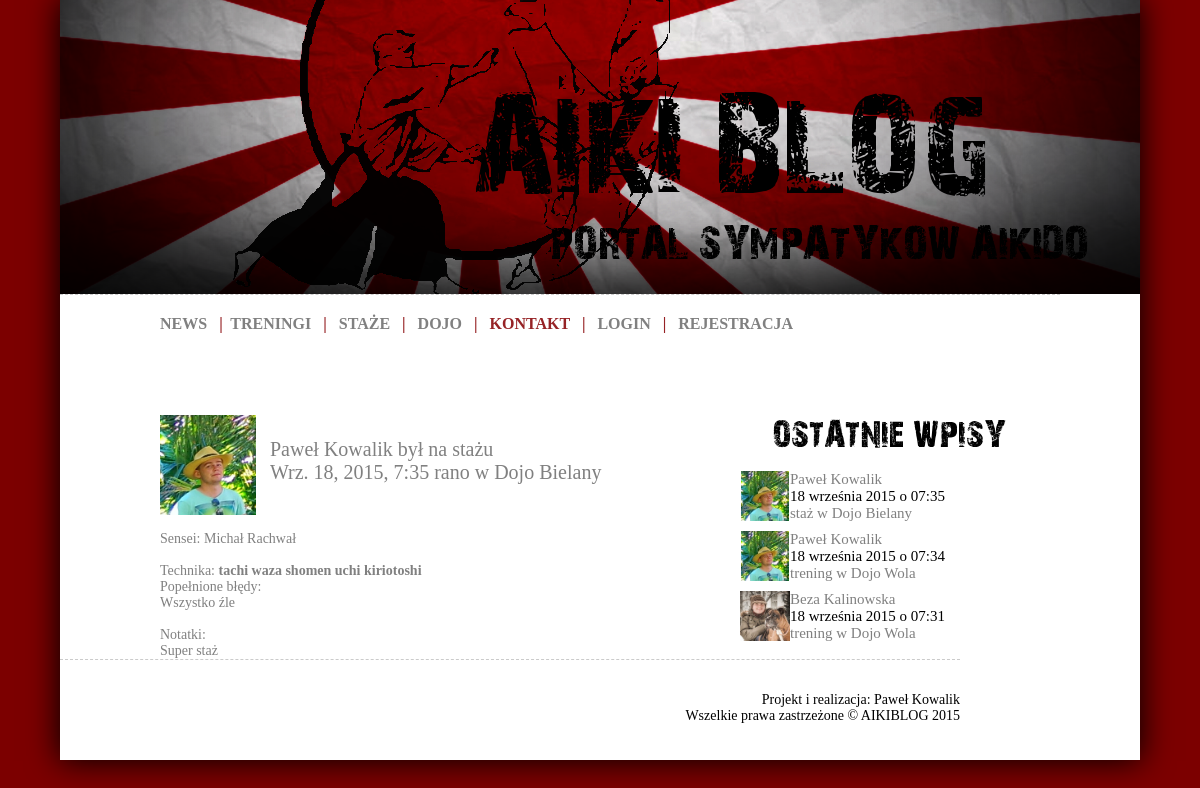
/training/pawelkowalik-2015-09-18-07-35-dojo-bielany/, run on an earlier commit of the app's database.
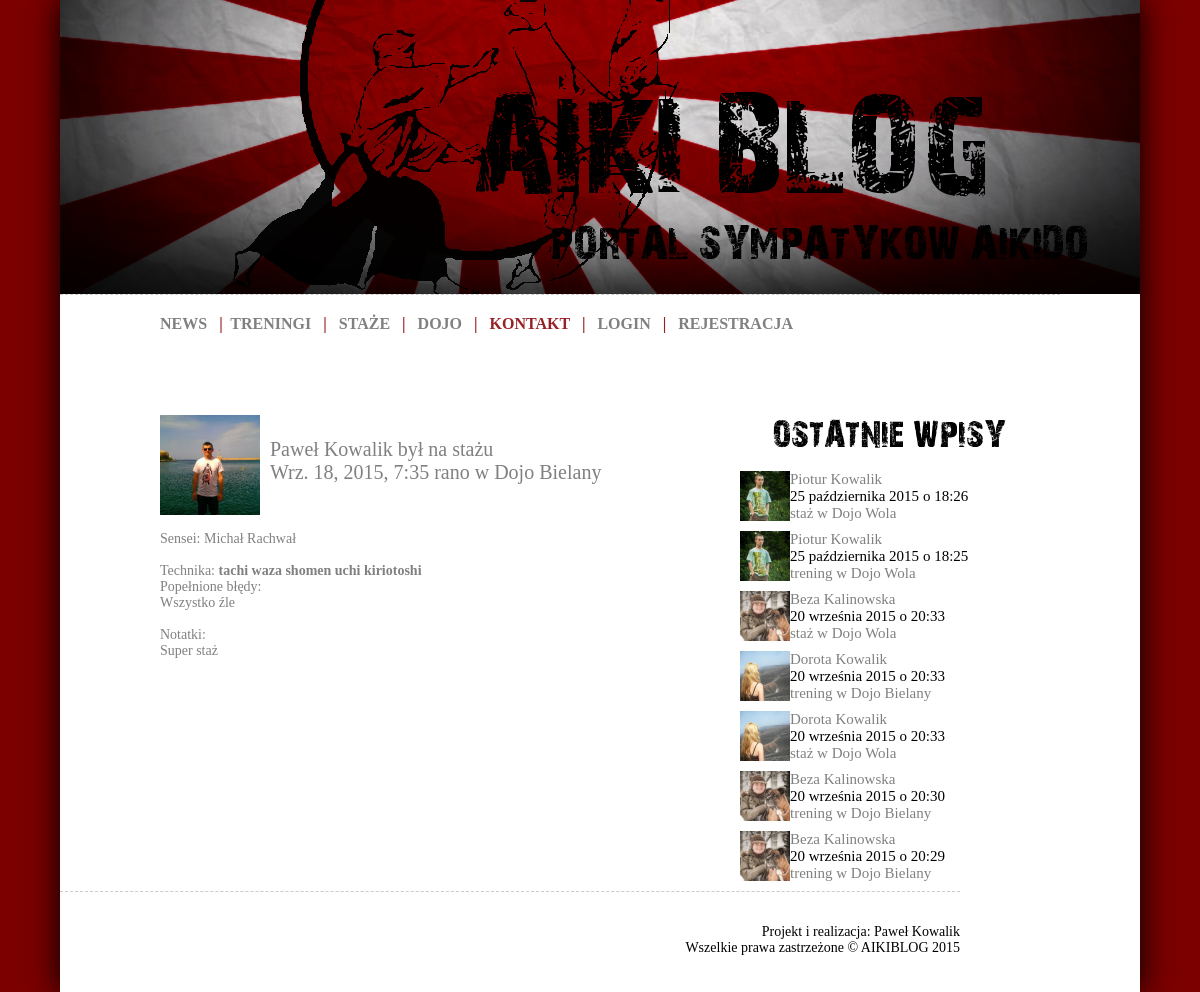
And on a later commit of the database.
### aikiblog/models.py (models this page shows, shortened)
class Training(models.Model):
    TYPE = (
        ('T','trening'),
        ('S','staż'),
    )
    user = models.ForeignKey(User, verbose_name='Ćwiczący')
    date = models.DateTimeField('Data treningu')
    place = models.ForeignKey(Dojo, verbose_name='Miejsce treningu')
    sensei = models.ForeignKey(Sensei, verbose_name='Sensei')
    slug = models.SlugField('Odnosnik', max_length=50)
    techniques = models.ManyToManyField(TechTren, verbose_name='Techniki')
    type = models.CharField(max_length=1, choices=TYPE, verbose_name='Typ')
    notes = models.TextField(verbose_name="Notatki")
    class Meta:
        verbose_name = "Trening"
        verbose_name_plural = "Treningi"

class User(AbstractUser):
    SEX = (
        ('K','Kobieta'),
        ('M','Mężczyzna'),
    )
    avatar = models.ImageField(upload_to='static/avatars/%Y/%m/%d', null=True, blank=True)
    start_year = models.IntegerField(null=True, blank=True, verbose_name='Trenuje od')
    about_text = models.TextField(null=True, blank=True, verbose_name='O mnie')
    sex = models.CharField(max_length=1, choices=SEX, verbose_name='Płeć')

class TechTren(models.Model):
    user = models.ForeignKey(User, verbose_name='Ćwiczący')
    date = models.DateField('Data treningu')
    stand = models.ForeignKey(Stand, verbose_name='Postawa')
    attack = models.ForeignKey(Attack, verbose_name='Atak')
    technique = models.ForeignKey(Technique, verbose_name='Technika')
    mistakes = models.TextField(verbose_name='Błędy')
    slug = models.SlugField('Odnosnik', max_length=50)
    class Meta:
        verbose_name = "Techika z treningu"
        verbose_name_plural = "Techniki z treningu"

class Stand(models.Model):
    name = models.CharField('Nazwa postawy', max_length=50)
    slug = models.SlugField('Odnosnik', max_length=50)
    class Meta:
        verbose_name = "Postawa"
        verbose_name_plural = "Postawy"

class Attack(models.Model):
    name = models.CharField('Nazwa ataku', max_length=50)
    slug = models.SlugField('Odnosnik', max_length=50)
    class Meta:
        verbose_name = "Atak"
        verbose_name_plural = "Ataki"

class Technique(models.Model):
    name = models.CharField('Nazwa techniki', max_length=50)
    slug = models.SlugField('Odnosnik', max_length=50)
    class Meta:
        verbose_name = "Techika"
        verbose_name_plural = "Techniki"

class Dojo(models.Model):
    name = models.CharField('Nazwa dojo', max_length=50)
    slug = models.SlugField('Odnosnik', max_length=50)
    start_year = models.IntegerField(verbose_name='Rok założenia')
    city = models.CharField('Miasto', max_length=50)
    adress = models.CharField('Adres', max_length=50)
    sensei = models.ForeignKey(Sensei, verbose_name='Sensei')
    image1 = models.ImageField(upload_to='static/dojo', verbose_name='Zdjęcie 1')
    image2 = models.ImageField(upload_to='static/dojo', null=True, blank=True, verbose_name='Zdjęcie 2')
    image3 = models.ImageField(upload_to='static/dojo', null=True, blank=True, verbose_name='Zdjęcie 3')
    story = models.TextField(null=True, blank=True, verbose_name='Historia')
    trainings = models.TextField(null=True, blank=True, verbose_name='Treningi')
    users = models.ManyToManyField(User, blank=True, verbose_name='Byli tutaj')
    class Meta:
        verbose_name = "Dojo"
        verbose_name_plural = "Dojo"
    def __unicode__(self):
        return self.name

class Sensei(models.Model):
    name = models.CharField('Imię i nazwisko', max_length=50)
    slug = models.SlugField('Odnosnik', max_length=50)
    class Meta:
        verbose_name = "Sensei"
        verbose_name_plural = "Senseje"
    def __unicode__(self):
        return self.name

### aikiblog/views.py (the view)
# urls.py: url(r'^training/(?P<slug>[\w\-_]+)/$', TrainingDetail.as_view(), name='training-detail'),
class TrainingDetail(generic.DetailView):
    model = Training
    def get_context_data(self, **kwargs):
        context = super(TrainingDetail, self).get_context_data(**kwargs)
        context['all_trainings'] = Training.objects.order_by('-date')[:7]
        return context

### aikiblog/templates/aikiblog/training_detail.html (shortened to what this page needs)
{% extends "base.html" %}
{% block content %}
    <div id="post">
        <div id="post_avatar">
        <a href="{% url "user-detail" object.user.id %}"><img src="{{ STATIC_URL|cut:'static/' }}{{ object.user.avatar }}" height=100 alt="" class="center" /></a>
        </div>
        <div id="post_head_training_detail">
        <br><a href="{% url "user-detail" object.user.id %}">{{ object.user.first_name }} {{ object.user.last_name }}</a>
            {% ifequal object.user.sex "M" %}
            był
            {% endifequal %}
            na
            {% ifequal object.type "S" %}
            stażu
            {% endifequal %}
            <br> {{ object.date }} w {{ object.place }}
        </div>
        <div id="post_body_training_detail"><br>
        Sensei: {{ object.sensei }}<br><br>
    {% for technique in object.techniques.all %}
        Technika: <b>{{ technique.stand.name }} {{ technique.attack.name }} {{ technique.technique.name }}</b><br>
        Popełnione błędy:<br>
        {{ technique.mistakes }}<br><br>
    {% endfor %}
        Notatki:<br>
        {{ object.notes }}
        </div>
    </div>
{% endblock %}
{% block menuright %}
    {% include "aikiblog/parts/menuright.html" %}
{% endblock %}

### aikiblog/templates/aikiblog/parts/menuright.html
<div id="menuright">
        <div id="menuright_logo">
        </div>
        <br>
        {% for entry in all_trainings %}
        <div id="menuright_post">
            <div id="menuright_avatar">
                <a href="{% url "user-detail" entry.user.id %}"><img src="{{ STATIC_URL|cut:'static/' }}{{ entry.user.avatar }}" height=50/></a>
            </div>
            <div id="menuright_head">
                <a href="{% url "user-detail" entry.user.id %}">{{ entry.user.first_name }} {{ entry.user.last_name }}</a><br>
                {{ entry.date|date:"d E Y" }} o {{ entry.date|date:"H:i" }}<br>
                <a href="{% url "training-detail" entry.slug %}">
                {% ifequal entry.type "T" %}
                trening
                {% endifequal %}
                {% ifequal entry.type "S" %}
                staż
                {% endifequal %}
                w {{ entry.place }}</a>
            </div>
        </div>
        {% endfor %}
        <br>
    </div>

What changed in the data, as far as the page shows it:
no longer on one of the page's lists (row unchanged): Training: user.first_name "Paweł", user.last_name "Kowalik", date "18 września 2015", date "07:35", place "Dojo Bielany"
no longer on this page (row unchanged): Training: user.avatar (picture), user.first_name "Paweł", user.last_name "Kowalik", date "18 września 2015", date "07:34", place "Dojo Wola"
no longer on this page (row unchanged): Training: user.avatar (picture), user.first_name "Beza", user.last_name "Kalinowska", date "18 września 2015", date "07:31", place "Dojo Wola"
changed through a linked row, Training "Wrz. 18, 2015, 7:35 rano": user.avatar: a different picture
added Training: user.avatar (picture), user.first_name "Piotur", user.last_name "Kowalik", date "25 października 2015", date "18:26", place "Dojo Wola"
added Training: user.avatar (picture), user.first_name "Piotur", user.last_name "Kowalik", date "25 października 2015", date "18:25", place "Dojo Wola"
added Training: user.avatar (picture), user.first_name "Beza", user.last_name "Kalinowska", date "20 września 2015", date "20:33", place "Dojo Wola"
added Training: user.avatar (picture), user.first_name "Dorota", user.last_name "Kowalik", date "20 września 2015", date "20:33", place "Dojo Bielany"
added Training: user.avatar (picture), user.first_name "Dorota", user.last_name "Kowalik", date "20 września 2015", date "20:33", place "Dojo Wola"
added Training: user.avatar (picture), user.first_name "Beza", user.last_name "Kalinowska", date "20 września 2015", date "20:30", place "Dojo Bielany"
added Training: user.avatar (picture), user.first_name "Beza", user.last_name "Kalinowska", date "20 września 2015", date "20:29", place "Dojo Bielany"
